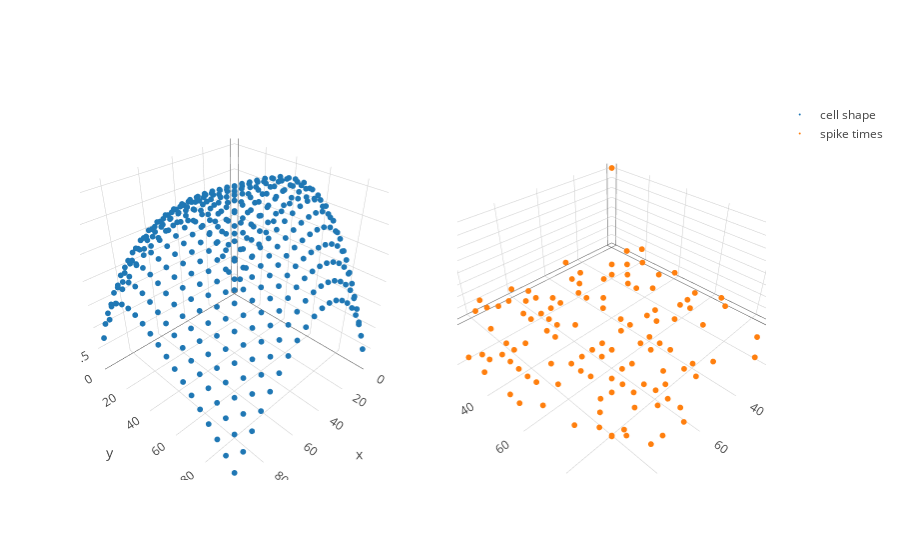

The code cell stored with this chart in its notebook:
### Markdown cell above
**Short description of problem**: We want to infer the conditional probability of a neuron firing given stimulation at particular spatial locations. We let $s_i$ denote the "gain" of stimulation at a given location $x_i$. On the right, we assume that we stimulate the neuron at a set of spatial locations $\{x_i\}_{i=1}^N$, and we receive the timing of the first spikes $\{y_i\}_{i=1}^N$. This $y_i$ is some stochastic function of $s_i$. For intuition, note that where the gain of stimulation is higher, the neurons tend to fire sooner.

The inference problem is as follows: given the timings of spikes at a sub-grid of stimulation locations, we want to infer the overall cell shape and quantify our uncertainty.  For inference, we put a GP prior on $\log s$.

$$\log s \sim \mathcal{GP}(\mu(\cdot), K(\cdot, \cdot))$$
$$y_i \sim \text{LIF}(s(x_i))$$

where LIF denotes a leaky integrate and fire likelihood, where the only free parameter is $s$.

### Code cell
X = sim.sim_X_equispaced(D = 2, N_dim = 20, lower=0, upper=100)
f = sim.sim_f(X, RBF(40., 1.), mu = 9.) - 1e-3*np.sum(np.square(X-50), 1)# + np.random.normal(size=X.shape[0])
ls = np.ones(len(f))
lif_gen = LIFSim(l=ls)
spikes = lif_gen.sim(f)

X_part, y_part = sim.rand_partial_grid(X, spikes, 0.3)
X_full, y_full, obs_idx, imag_idx = sim.fill_grid(X_part, y_part)
color = np.zeros(X_full.shape[0])
color[obs_idx] = 1.0

trace_func = go.Scatter3d(x = X[:,0], y = X[:,1], z=f, mode = 'markers', marker=dict(size = 2), name = "cell shape")
trace_draws = go.Scatter3d(x = X_part[:,0], y = X_part[:,1], z=y_part, mode = 'markers', marker=dict(size = 2), name = "spike times")
fig = tools.make_subplots(rows=1, cols=2, specs=[[{'is_3d': True}, {'is_3d': True}]])
fig.append_trace(trace_func, 1, 1)
fig.append_trace(trace_draws, 1, 2)
iplot(fig)

### Figure 1 — Plotly figure (JSON) as saved in the notebook; plotly's stock layout.template omitted (floating-point values rounded to 4 significant figures; data arrays with more than 128 entries replaced by an {"elided": "..."} marker saying what was removed)
{"data": [{"marker": {"size": 2}, "mode": "markers", "name": "cell shape", "scene": "scene1", "type": "scatter3d", "x": {"elided": "400 int values"}, "y": {"elided": "400 int values"}, "z": {"elided": "400 float values"}}, {"marker": {"size": 2}, "mode": "markers", "name": "spike times", "scene": "scene2", "type": "scatter3d", "x": [0, 0, 0, 0, 0, 5, 5, 5, 5, 5, 10, 10, 15, 15, 15, 15, 15, 15, 20, 20, 20, 20, 25, 25, 25, 25, 30, 30, 30, 30, 35, 35, 35, 35, 40, 40, 40, 40, 40, 40, 40, 40, 40, 45, 45, 45, 45, 45, 50, 50, 50, 55, 55, 55, 55, 55, 55, 55, 55, 60, 60, 60, 60, 60, 60, 60, 60, 60, 60, 60, 60, 65, 65, 65, 65, 65, 65, 65, 65, 65, 65, 65, 70, 70, 70, 70, 70, 70, 75, 75, 75, 75, 75, 75, 80, 80, 80, 80, 80, 80, 80, 80, 85, 85, 85, 85, 85, 85, 85, 90, 90, 90, 90, 90, 90, 95, 95, 95, 95, 95], "y": [0, 20, 40, 65, 90, 15, 25, 35, 55, 70, 20, 55, 15, 25, 40, 55, 60, 90, 20, 30, 35, 70, 20, 50, 60, 95, 0, 10, 50, 55, 10, 15, 30, 85, 20, 25, 35, 45, 50, 60, 65, 70, 80, 50, 60, 65, 80, 85, 15, 20, 75, 5, 10, 20, 35, 50, 55, 65, 80, 0, 10, 20, 25, 30, 50, 55, 65, 75, 80, 85, 90, 5, 15, 20, 30, 35, 50, 65, 70, 75, 85, 95, 5, 50, 55, 60, 70, 80, 0, 5, 30, 45, 70, 95, 5, 15, 25, 30, 55, 75, 85, 95, 30, 35, 40, 45, 50, 80, 85, 25, 30, 60, 75, 90, 95, 5, 25, 35, 50, 55], "z": [41, 7, 3, 2, 13, 6, 4, 2, 2, 3, 3, 1, 3, 2, 2, 1, 2, 5, 2, 2, 2, 2, 2, 1, 2, 5, 4, 3, 1, 1, 2, 2, 2, 3, 2, 2, 2, 2, 2, 2, 2, 2, 2, 2, 2, 2, 3, 3, 2, 2, 2, 3, 2, 2, 2, 2, 2, 2, 3, 4, 3, 2, 2, 2, 2, 2, 3, 3, 4, 4, 4, 3, 2, 2, 2, 2, 2, 2, 3, 3, 5, 6, 3, 2, 2, 3, 3, 4, 6, 5, 2, 2, 4, 9, 6, 3, 2, 2, 3, 6, 7, 10, 3, 3, 3, 3, 4, 8, 9, 3, 4, 5, 9, 18, 23, 11, 5, 5, 6, 6]}], "layout": {"scene1": {"domain": {"x": [0, 0.45], "y": [0, 1]}}, "scene2": {"domain": {"x": [0.55, 1], "y": [0, 1]}}}}
